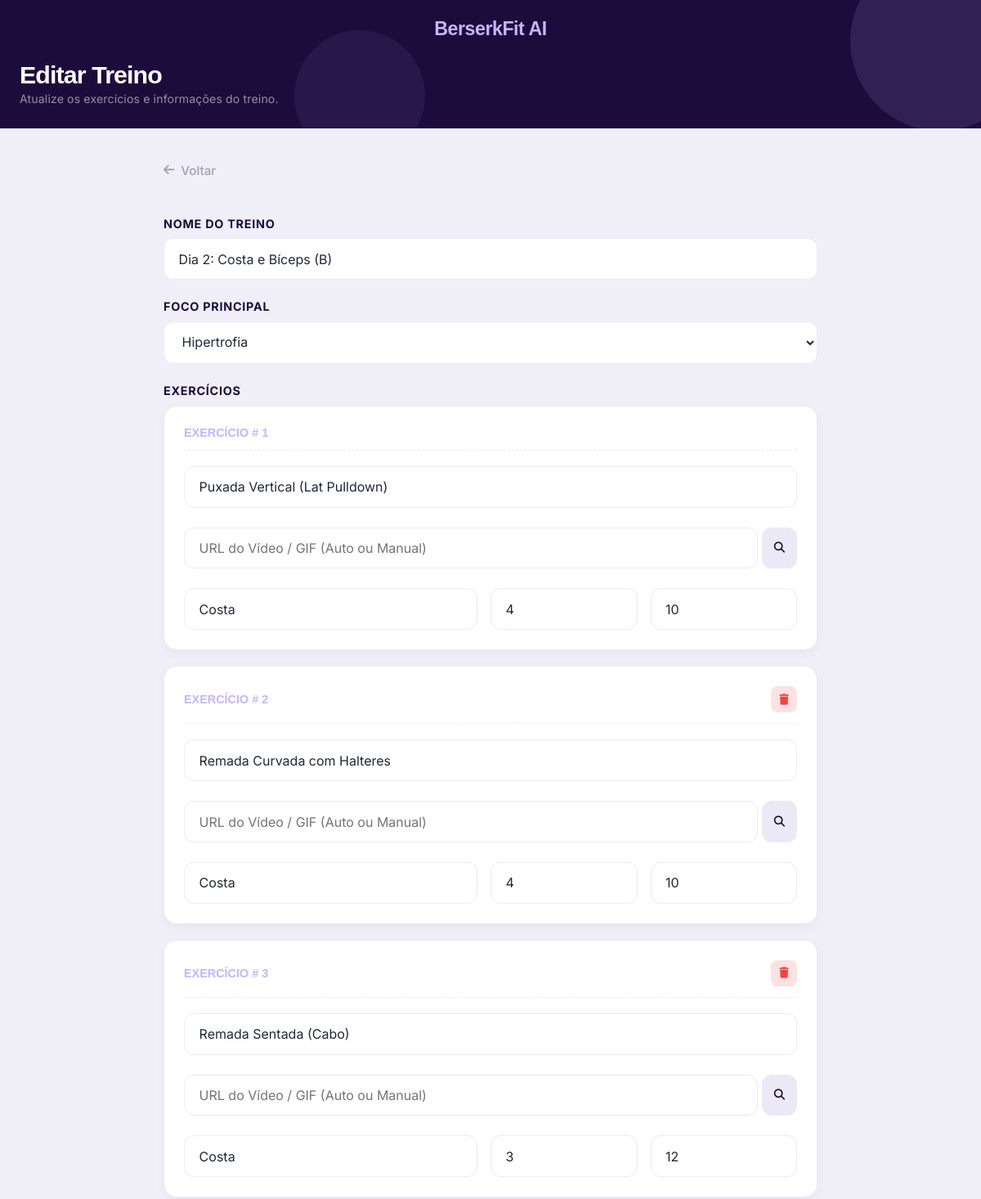
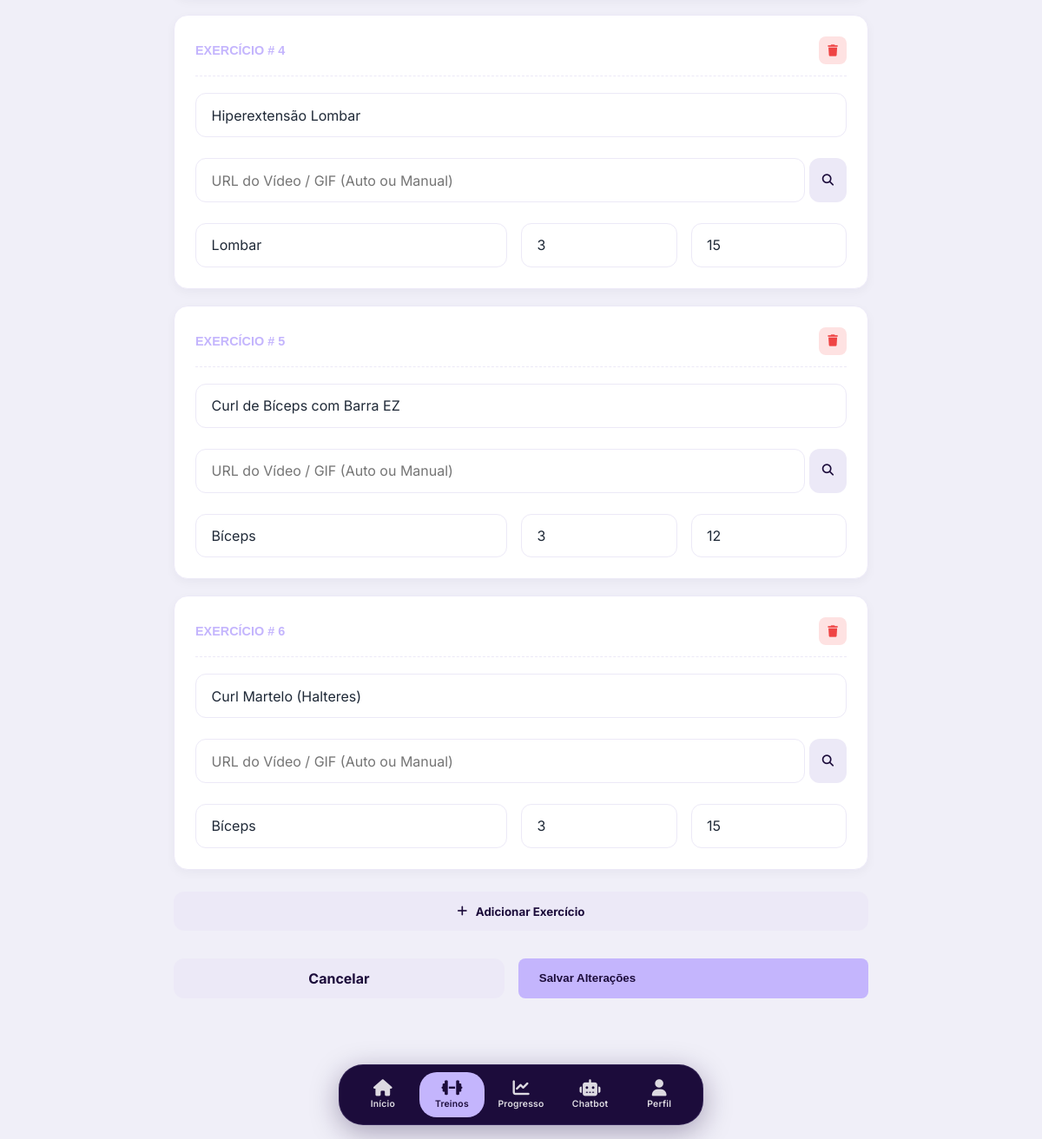
Page /editar_treino.php?id=7 (signed in) on the committed database (2 pictures, top to bottom).
### tables this page shows
CREATE TABLE `treino` (
  `id_treino` int(11) NOT NULL AUTO_INCREMENT,
  `id_user` int(11) NOT NULL,
  `origem` varchar(20) DEFAULT 'Manual',
  `nome_treino` varchar(100) DEFAULT NULL,
  `foco` varchar(100) DEFAULT NULL,
  `data_criacao` date DEFAULT NULL,
  `ficheiro_gerado` varchar(255) DEFAULT '(CURRENT_DATE)',
  PRIMARY KEY (`id_treino`),
  KEY `treino_id_user_foreign` (`id_user`),
  CONSTRAINT `treino_id_user_foreign` FOREIGN KEY (`id_user`) REFERENCES `user` (`id_user`)
);

CREATE TABLE `exercicio` (
  `id_exercicio` int(11) NOT NULL AUTO_INCREMENT,
  `id_treino` int(11) NOT NULL,
  `nome_exercicio` varchar(100) NOT NULL,
  `series` int(11) DEFAULT NULL,
  `repeticoes` int(11) DEFAULT NULL,
  `grupo_muscular` varchar(100) DEFAULT NULL,
  `video_url` varchar(255) DEFAULT NULL,
  PRIMARY KEY (`id_exercicio`),
  KEY `exercicio_id_treino_foreign` (`id_treino`),
  CONSTRAINT `exercicio_id_treino_foreign` FOREIGN KEY (`id_treino`) REFERENCES `treino` (`id_treino`)
);

### editar_treino.php (the view, shortened to what this page needs)
<?php
require 'ligacao.php';
$user_id = $_SESSION['user_id'];
$id_treino = $_GET['id'] ?? 0;
$stmt = $conn->prepare("SELECT * FROM treino WHERE id_treino = ? AND id_user = ?");
$stmt->bind_param("ii", $id_treino, $user_id);
$stmt->execute();
$result = $stmt->get_result();
$treino = $result->fetch_assoc();
$stmt = $conn->prepare("SELECT * FROM exercicio WHERE id_treino = ? ORDER BY id_exercicio");
$stmt->bind_param("i", $id_treino);
$stmt->execute();
$result = $stmt->get_result();
$exercicios = [];
while ($row = $result->fetch_assoc()) {
    $exercicios[] = $row;
}
?>
<!DOCTYPE html>
<html lang="pt-PT">
<head>
    <link rel="stylesheet" href="css/global.css?v=<?= time() ?>">
    <link rel="stylesheet" href="css/dashboard.css?v=<?= time() ?>">
    <link rel="stylesheet" href="css/treinos.css?v=<?= time() ?>">
    <link rel="stylesheet" href="https://cdnjs.cloudflare.com/ajax/libs/font-awesome/6.5.1/css/all.min.css">
</head>
<body>
    <header class="fade-in-element">
        <div class="header-top centered">
            <h1 class="app-title">BerserkFit AI</h1>
        </div>
        <div class="header-greeting">
            <h2>Editar Treino</h2>
            <p>Atualize os exercícios e informações do treino.</p>
        </div>
    </header>
    <main>
        <div style="max-width: 800px; margin: 0 auto 15px auto;">
            <a href="treinos.php" style="display: inline-flex; align-items: center; gap: 8px; color: var(--text-muted, #9ca3af); text-decoration: none; font-weight: 500; font-size: 0.95rem; transition: color 0.2s;">
                <i class="fas fa-arrow-left"></i> Voltar
            </a>
        </div>
        <section class="treinos-container fade-in-element">
            <form method="POST" action="editar_treino.php?id=<?= $id_treino ?>"
                style="max-width: 800px; margin: 0 auto;">
                <div class="form-group">
                    <label for="nome_treino">Nome do Treino</label>
                    <input type="text" id="nome_treino" name="nome_treino" class="form-control"
                        value="<?= htmlspecialchars($treino['nome_treino']) ?>" required>
                </div>
                <div class="form-group">
                    <label for="foco">Foco Principal</label>
                    <select id="foco" name="foco" class="form-control">
                        <option value="Hipertrofia" <?= $treino['foco'] === 'Hipertrofia' ? 'selected' : '' ?>>Hipertrofia
                        </option>
                    </select>
                </div>
                <div class="form-group">
                    <label>Exercícios</label>
                    <div id="lista-exercicios" class="exercicios-list">
                        <?php foreach ($exercicios as $index => $ex): ?>
                            <div class="exercicio-item">
                                <div class="exercicio-header">
                                    <span class="exercicio-numero">Exercício #
                                        <?= $index + 1 ?>
                                    </span>
                                    <?php if ($index > 0): ?>
                                        <button type="button" class="btn-remove"
                                            onclick="this.parentElement.parentElement.remove()">
                                            <i class="fas fa-trash"></i>
                                        </button>
                                    <?php endif; ?>
                                </div>
                                <div class="form-group">
                                    <input type="text" name="exercicios[<?= $index ?>][nome]" class="form-control"
                                        value="<?= htmlspecialchars($ex['nome_exercicio']) ?>" required>
                                </div>
                                <div class="form-group" style="margin-top: 5px;">
                                    <div style="display: flex; gap: 5px;">
                                        <input type="text" name="exercicios[<?= $index ?>][video_url]" class="form-control"
                                               placeholder="URL do Vídeo / GIF (Auto ou Manual)" id="video-input-<?= $index ?>"
                                               value="<?= htmlspecialchars($ex['video_url'] ?? '') ?>">
                                        <button type="button" class="btn-secondary" onclick="buscarVideo(<?= $index ?>)" style="padding: 0 15px;" title="Procurar na biblioteca">
                                            <i class="fas fa-search"></i>
                                        </button>
                                    </div>
                                </div>
                                <div class="exercicio-row">
                                    <input type="text" name="exercicios[<?= $index ?>][grupo_muscular]" class="form-control"
                                        placeholder="Grupo Muscular"
                                        value="<?= htmlspecialchars($ex['grupo_muscular'] ?? '') ?>">
                                    <input type="number" name="exercicios[<?= $index ?>][series]" class="form-control"
                                        placeholder="Séries" value="<?= $ex['series'] ?>">
                                    <input type="number" name="exercicios[<?= $index ?>][repeticoes]" class="form-control"
                                        placeholder="Reps" value="<?= $ex['repeticoes'] ?>">
                                </div>
                            </div>
                        <?php endforeach; ?>
                    </div>
                    <button type="button" id="btn-add-exercicio" class="btn-secondary"
                        style="margin-top: 1rem; width: 100%;">
                        <i class="fas fa-plus"></i> Adicionar Exercício
                    </button>
                </div>
                <div style="display: flex; gap: 1rem; margin-top: 2rem;">
                    <a href="treinos.php" class="btn-secondary"
                        style="flex: 1; text-align: center; text-decoration: none; padding: 0.8rem;">
                        Cancelar
                    </a>
                    <button type="submit" class="btn-primary" style="flex: 1;">
                        Salvar Alterações
                    </button>
                </div>
            </form>
        </section>
    </main>
    <nav class="navbar">
        <a href="dashboard.php" class="nav-link"><i class="fas fa-home icon"></i><span class="text">Início</span></a>
        <a href="treinos.php" class="nav-link active"><i class="fas fa-dumbbell icon"></i><span class="text">Treinos</span></a>
        <a href="progresso.php" class="nav-link"><i class="fas fa-chart-line icon"></i><span class="text">Progresso</span></a>
        <a href="chatbot.php" class="nav-link"><i class="fas fa-robot icon"></i><span class="text">Chatbot</span></a>
        <a href="perfil.php" class="nav-link"><i class="fas fa-user icon"></i><span class="text">Perfil</span></a>
    </nav>
</body>
</html>

### css/global.css (style rules this page uses)
:root { --cor-fundo: #f0eff8; --cor-primaria: #ffffff; --cor-secundaria: #ece9f7; --cor-destaque: #1c0c3b; --cor-destaque-escuro: #1c0c3b; --cor-intermedia: #c4b5fd; --cor-texto: #1f2937; --cor-texto-claro: #f8f7ff; --cor-amarela: #ffd700; --fonte-texto: "Inter", sans-serif; --fonte-titulo: "Syne", sans-serif; --cor-glass: rgba(255, 255, 255, 0.72); --sombra-card: 0 2px 16px rgba(28, 12, 59, 0.09); --cor-acento: #7c5cbf; --primary-color: var(--cor-intermedia); --primary-dark: var(--cor-destaque); --bg-dark: var(--cor-fundo); --bg-card: var(--cor-primaria); --text-light: var(--cor-texto); --text-gray: #6b7280; --border-color: var(--cor-secundaria); --cor-destaque-claro: rgba(196, 181, 253, 0.15); }
* { box-sizing: border-box; }
body { font-family: var(--fonte-texto); background: var(--cor-fundo); color: var(--cor-texto); margin: 0; padding: 0 0 110px 0; min-height: 100vh; }
header { background: var(--cor-destaque); border-bottom: none; box-shadow: none; padding: 22px 24px 28px; gap: 0; position: relative; overflow: hidden; margin-bottom: 20px; }
header::before { content: ''; position: absolute; top: -60px; right: -60px; width: 220px; height: 220px; border-radius: 50%; background: rgba(196, 181, 253, 0.12); pointer-events: none; }
header::after { content: ''; position: absolute; bottom: -40px; left: 30%; width: 160px; height: 160px; border-radius: 50%; background: rgba(196, 181, 253, 0.07); pointer-events: none; }
.header-top { display: flex; justify-content: space-between; align-items: center; margin-bottom: 26px; position: relative; z-index: 2; }
.header-top.centered { justify-content: center; }
.app-title { font-family: var(--fonte-titulo); font-size: 1.45em; font-weight: 800; margin: 0; color: var(--cor-intermedia); letter-spacing: -0.02em; }
.header-greeting { position: relative; z-index: 2; }
.header-greeting h2 { font-family: var(--fonte-titulo); font-size: 1.9em; font-weight: 800; margin: 0; color: #fff; letter-spacing: -0.03em; line-height: 1.1; }
.header-greeting p { font-family: var(--fonte-texto); font-size: 0.88em; color: rgba(248, 247, 255, 0.55); margin: 4px 0 0; letter-spacing: 0.01em; }
.navbar { position: fixed; z-index: 9999; bottom: 16px; left: 50% !important; transform: translateX(-50%) !important; display: flex; background: var(--cor-destaque); border-radius: 28px; padding: 8px 12px; box-shadow: 0 8px 32px rgba(28, 12, 59, 0.35); width: calc(100% - 32px); max-width: 420px; justify-content: space-around; gap: 4px; border: 1px solid rgba(196, 181, 253, 0.12); margin: 0 !important; }
.nav-link { display: flex; flex-direction: column; align-items: center; justify-content: center; color: rgba(255, 255, 255, 0.85); text-decoration: none; padding: 9px 14px; border-radius: 20px; transition: background-color 0.2s, color 0.2s; flex: 1; min-width: 0; }
.nav-link.active { background: var(--cor-intermedia); color: var(--cor-destaque); }
.nav-link .icon { font-size: 1.2em; margin-bottom: 2px; }
.nav-link .text { font-size: 0.65em; font-weight: 600; white-space: nowrap; letter-spacing: 0.02em; }
main { padding: 20px 16px; max-width: 1200px; margin: 0 auto; }
.fade-in-element { animation: fadeIn 0.6s ease both; }

### css/dashboard.css (style rules this page uses)
main { padding: 20px 16px; }
section { margin-bottom: 30px; }
.fade-in-element { animation: fadeIn 0.6s ease both; }
.btn-remove { background: none; border: none; color: #ef4444; cursor: pointer; }

### rows in the picture
treino: nome_treino "Dia 2: Costa e Bíceps (B)", foco "Hipertrofia"
exercicio: nome_exercicio "Puxada Vertical (Lat Pulldown)", grupo_muscular "Costa", series "4", repeticoes "10"
exercicio: nome_exercicio "Remada Curvada com Halteres", grupo_muscular "Costa", series "4", repeticoes "10"
exercicio: nome_exercicio "Remada Sentada (Cabo)", grupo_muscular "Costa", series "3", repeticoes "12"
exercicio: nome_exercicio "Hiperextensão Lombar", grupo_muscular "Lombar", series "3", repeticoes "15"
exercicio: nome_exercicio "Curl de Bíceps com Barra EZ", grupo_muscular "Bíceps", series "3", repeticoes "12"
exercicio: nome_exercicio "Curl Martelo (Halteres)", grupo_muscular "Bíceps", series "3", repeticoes "15"
